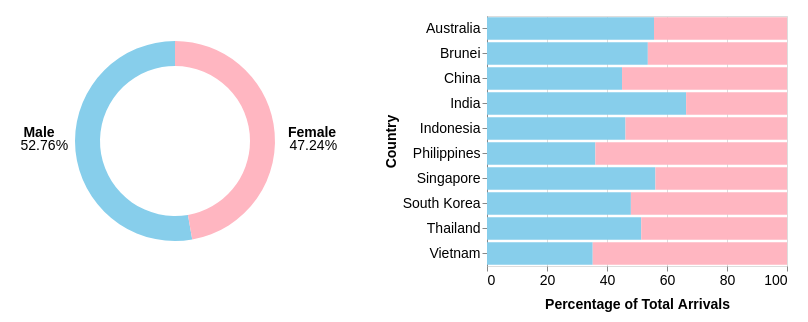

Express this chart as Vega-Lite.
### Vega-Lite specification from a JSON file in a GitHub repository (floating-point values rounded to 4 significant figures)
{"$schema": "https://vega.github.io/schema/vega-lite/v5.json", "hconcat": [{"description": "Donut chart to show male and female arrivals", "width": 300, "height": 250, "data": {"values": [{"gender": "Male", "percentage": 52.76, "count": 1862082, "total": 3528338}, {"gender": "Female", "percentage": 47.24, "count": 1666256, "total": 3528338}]}, "layer": [{"mark": {"type": "arc", "innerRadius": 75, "outerRadius": 100, "tooltip": true}, "encoding": {"theta": {"field": "percentage", "type": "quantitative", "stack": true}, "color": {"field": "gender", "type": "nominal", "legend": null, "scale": {"domain": ["Male", "Female"], "range": ["#87CEEB", "#FFB6C1"]}, "title": "Gender"}, "tooltip": [{"field": "gender", "type": "nominal", "title": "Gender"}, {"field": "total", "type": "quantitative", "title": "Total Arrivals", "format": ","}, {"field": "count", "type": "quantitative", "title": "Total Gender Arrivals", "format": ","}, {"field": "percentage", "type": "quantitative", "title": "Percentage"}]}}, {"mark": {"type": "text", "dx": -137, "dy": 5, "fontSize": 14}, "encoding": {"theta": {"field": "percentage", "type": "quantitative"}, "radius": {"value": 0}, "text": {"condition": {"test": "datum.gender === 'Male'", "field": "percentage", "type": "quantitative", "format": ".2f"}, "else": {"value": ""}}}}, {"mark": {"type": "text", "dx": 132, "dy": 5, "fontSize": 14}, "encoding": {"theta": {"field": "percentage", "type": "quantitative"}, "radius": {"value": 0}, "text": {"condition": {"test": "datum.gender === 'Female'", "field": "percentage", "type": "quantitative", "format": ".2f"}, "else": {"value": ""}}}}, {"mark": {"type": "text", "dx": -136, "dy": -8, "fontWeight": "bold", "fontSize": 14}, "encoding": {"theta": {"field": "gender", "type": "nominal"}, "radius": {"value": 0}, "text": {"condition": {"test": "datum.gender === 'Male'", "field": "gender", "type": "nominal"}, "else": {"value": ""}}}}, {"mark": {"type": "text", "dx": 137, "dy": -8, "fontWeight": "bold", "fontSize": 14}, "encoding": {"theta": {"field": "gender", "type": "nominal"}, "radius": {"value": 0}, "text": {"condition": {"test": "datum.gender === 'Female'", "field": "gender", "type": "nominal"}, "else": {"value": ""}}}}, {"mark": {"type": "text", "dx": -113, "dy": 5, "fontSize": 14}, "encoding": {"theta": {"field": "percentage", "type": "quantitative"}, "radius": {"value": 0}, "text": {"condition": {"test": "datum.gender === 'Male'", "value": "%"}, "else": {"value": ""}}}}, {"mark": {"type": "text", "dx": 156, "dy": 5, "fontSize": 14}, "encoding": {"theta": {"field": "percentage", "type": "quantitative"}, "radius": {"value": 0}, "text": {"condition": {"test": "datum.gender === 'Female'", "value": "%"}, "else": {"value": ""}}}}]}, {"description": "Bar chart of gender breakdown across countries", "data": {"values": [{"country": "Singapore", "gender": "Male", "percentage": 56.14}, {"country": "Singapore", "gender": "Female", "percentage": 43.86}, {"country": "Brunei", "gender": "Male", "percentage": 53.61}, {"country": "Brunei", "gender": "Female", "percentage": 46.39}, {"country": "Australia", "gender": "Male", "percentage": 55.67}, {"country": "Australia", "gender": "Female", "percentage": 44.33}, {"country": "China", "gender": "Male", "percentage": 45.01}, {"country": "China", "gender": "Female", "percentage": 54.99}, {"country": "India", "gender": "Male", "percentage": 66.37}, {"country": "India", "gender": "Female", "percentage": 33.63}, {"country": "Indonesia", "gender": "Male", "percentage": 46.16}, {"country": "Indonesia", "gender": "Female", "percentage": 53.84}, {"country": "Philippines", "gender": "Male", "percentage": 36.12}, {"country": "Philippines", "gender": "Female", "percentage": 63.88}, {"country": "South Korea", "gender": "Male", "percentage": 47.96}, {"country": "South Korea", "gender": "Female", "percentage": 52.04}, {"country": "Thailand", "gender": "Male", "percentage": 51.41}, {"country": "Thailand", "gender": "Female", "percentage": 48.59}, {"country": "Vietnam", "gender": "Male", "percentage": 35.24}, {"country": "Vietnam", "gender": "Female", "percentage": 64.76}]}, "selection": {"GenderSelection": {"type": "single", "fields": ["gender"], "bind": {"input": "select", "options": [null, "Male", "Female"], "labels": ["Both", "Male", "Female"], "name": "Select Gender"}, "empty": "all"}}, "transform": [{"filter": {"or": [{"field": "gender", "equal": {"selection": "GenderSelection"}}, {"selection": "GenderSelection", "empty": "all"}]}}], "mark": "bar", "encoding": {"x": {"field": "percentage", "type": "quantitative", "axis": {"title": "Percentage of Total Arrivals", "titlePadding": 10, "titleFontSize": 14, "labelFontSize": 14, "format": ".0f", "grid": true, "labelAngle": 0, "tickCount": 6, "domain": false}, "scale": {"domain": [0, 100]}}, "y": {"field": "country", "type": "nominal", "axis": {"title": "Country", "labelAngle": 0, "titleFontSize": 14, "labelFontSize": 14}}, "color": {"field": "gender", "type": "nominal", "scale": {"domain": ["Male", "Female"], "range": ["#87CEEB", "#FFB6C1"]}, "legend": {"title": "Gender", "orient": "right", "titleFontSize": 13, "labelFontSize": 13, "labelPadding": 10}}, "tooltip": [{"field": "country", "type": "nominal", "title": "Country"}, {"field": "gender", "type": "nominal", "title": "Gender"}, {"field": "percentage", "type": "quantitative", "title": "Percentage of Arrivals", "format": ".1f"}]}, "width": 300, "height": 250}], "spacing": 45, "padding": {"top": 15, "bottom": 10, "left": 20, "right": 20}}
